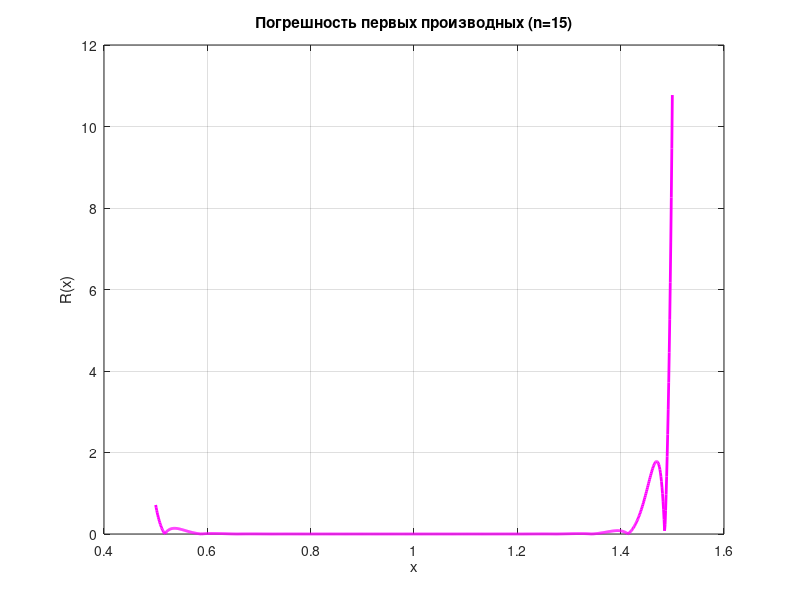
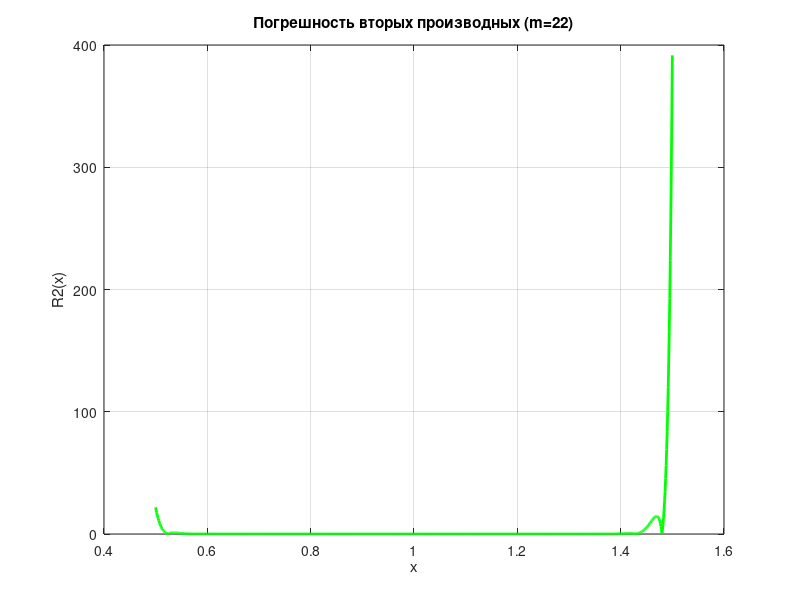

The MATLAB script that drew these images, in order:
fprintf('Задание 1\n');
% 1.1
f = @(x) tan(x);
a = 0.5;
b = 1.5;
n = 2;
m = 2;
epsilon = 1e-5;

function y = lagrange_poly(x, nodes, values)
    n = length(nodes);
    y = 0;
    for i = 1:n
        L = 1;
        for j = 1:n
            if j != i
                L = L * (x - nodes(j)) / (nodes(i) - nodes(j));
            end
        end
        y = y + values(i) * L;
    end
end

while true
    % 1.2
    nodes = linspace(a, b, n + 1);
    values = f(nodes);

    x_plot = linspace(a, b, 1000);
    f_plot = f(x_plot);
    L_plot = arrayfun(@(x) lagrange_poly(x, nodes, values), x_plot);

    % 1.3
    df = @(x) 1 ./ (cos(x).^2);
    h = 1e-5;
    dL = @(x) (lagrange_poly(x + h, nodes, values) - lagrange_poly(x - h, nodes, values)) / (2 * h);

    % 1.4
    x_mid = (a + b) / 2;
    R = abs(df(x_mid) - dL(x_mid));
    fprintf('n = %d,\tR = %.8f\n', n, R);

    % 1.5
    if R > epsilon
        n = n + 1;
    else
        % 1.6
        R_plot = arrayfun(@(x) abs(df(x) - dL(x)), x_plot);
        figure;
        plot(x_plot, R_plot, 'm-', 'LineWidth', 2);
        xlabel('x'); ylabel('R(x)');
        title(sprintf('Погрешность первых производных (n=%d)', n));
        grid on;
        fprintf('Точность первых производных достигнута при n = %d\n\n', n);
        break;
    end
end

while true
    nodes = linspace(a, b, m + 1);
    values = f(nodes);

    % 1.7
    d2f = @(x) 2 * sin(x) ./ (cos(x).^3);
    
    h = 1e-5;
    d2L = @(x) (lagrange_poly(x + h, nodes, values) - 2*lagrange_poly(x, nodes, values) + lagrange_poly(x - h, nodes, values)) / (h^2);

    % 1.8
    R2 = abs(d2f(x_mid) - d2L(x_mid));
    fprintf('m = %d,\tR2 = %.8f\n', m, R2);

    % 1.9
    if R2 > epsilon
        m = m + 1;
    else
        nodes = linspace(a, b, m);
        values = f(nodes);
        
        % 1.10
        R2_plot = arrayfun(@(x) abs(d2f(x) - d2L(x)), x_plot);
        figure;
        plot(x_plot, R2_plot, 'g-', 'LineWidth', 2);
        xlabel('x'); ylabel('R2(x)');
        title(sprintf('Погрешность вторых производных (m=%d)', m));
        grid on;
        fprintf('Точность вторых производных достигнута при m = %d\n\n', m);
        break;
    end
end

fprintf("\nЗадание 2\n");
a = 0;
b = 1.5;
epsilon = 1e-5;

f = @(x) (2*x).^3 .* cos(x);

fprintf("[    a   ,          b   ] = значение интеграла\n");
function integral = SimpsonRuleAdaptivePrint(f, a, b, epsilon)
  c = (a + b) / 2;
  h = b - a;

  fa = f(a);
  fb = f(b);
  fc = f(c);

  % Однократное вычисление интеграла с шагом h
  I1 = (h / 6) * (fa + 4*fc + fb);

  d = (a + c) / 2;
  e = (c + b) / 2;

  fd = f(d);
  fe = f(e);

  % Разбиение на два подинтервала
  I2 = (h / 12) * (fa + 4*fd + 2*fc + 4*fe + fb);

  R = abs(I2 - I1) / 15;

  if R < epsilon
    integral = I2;
    fprintf("[%.6f,\t%.6f] = %.5f\n", a, b, integral);
  else
    integral_left = SimpsonRuleAdaptivePrint(f, a, c, epsilon/2);
    integral_right = SimpsonRuleAdaptivePrint(f, c, b, epsilon/2);
    integral = integral_left + integral_right;
  end
end

total_integral = SimpsonRuleAdaptivePrint(f, a, b, epsilon);
fprintf("\nИтоговое значение интеграла: %.5f\n", total_integral);
